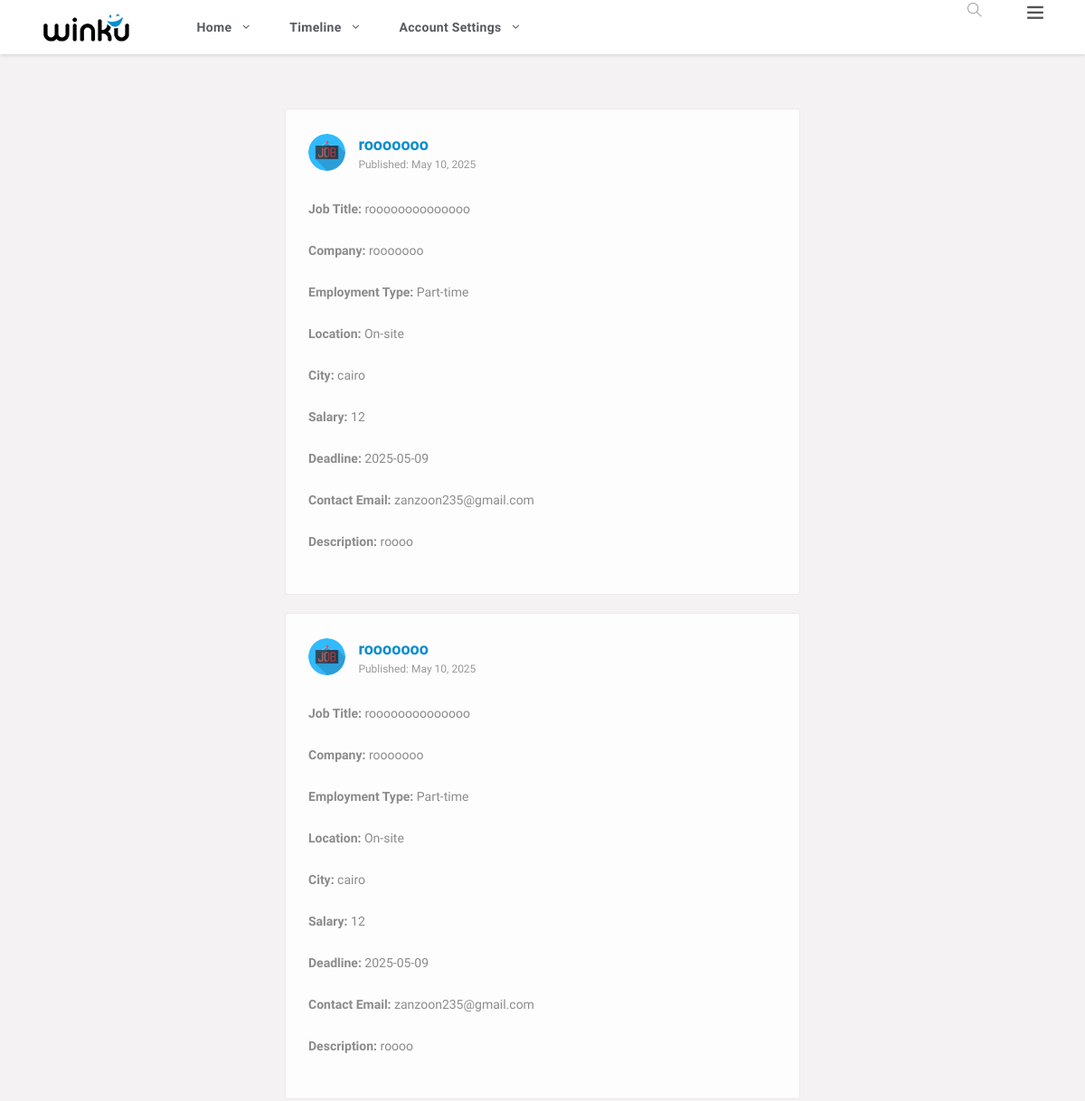
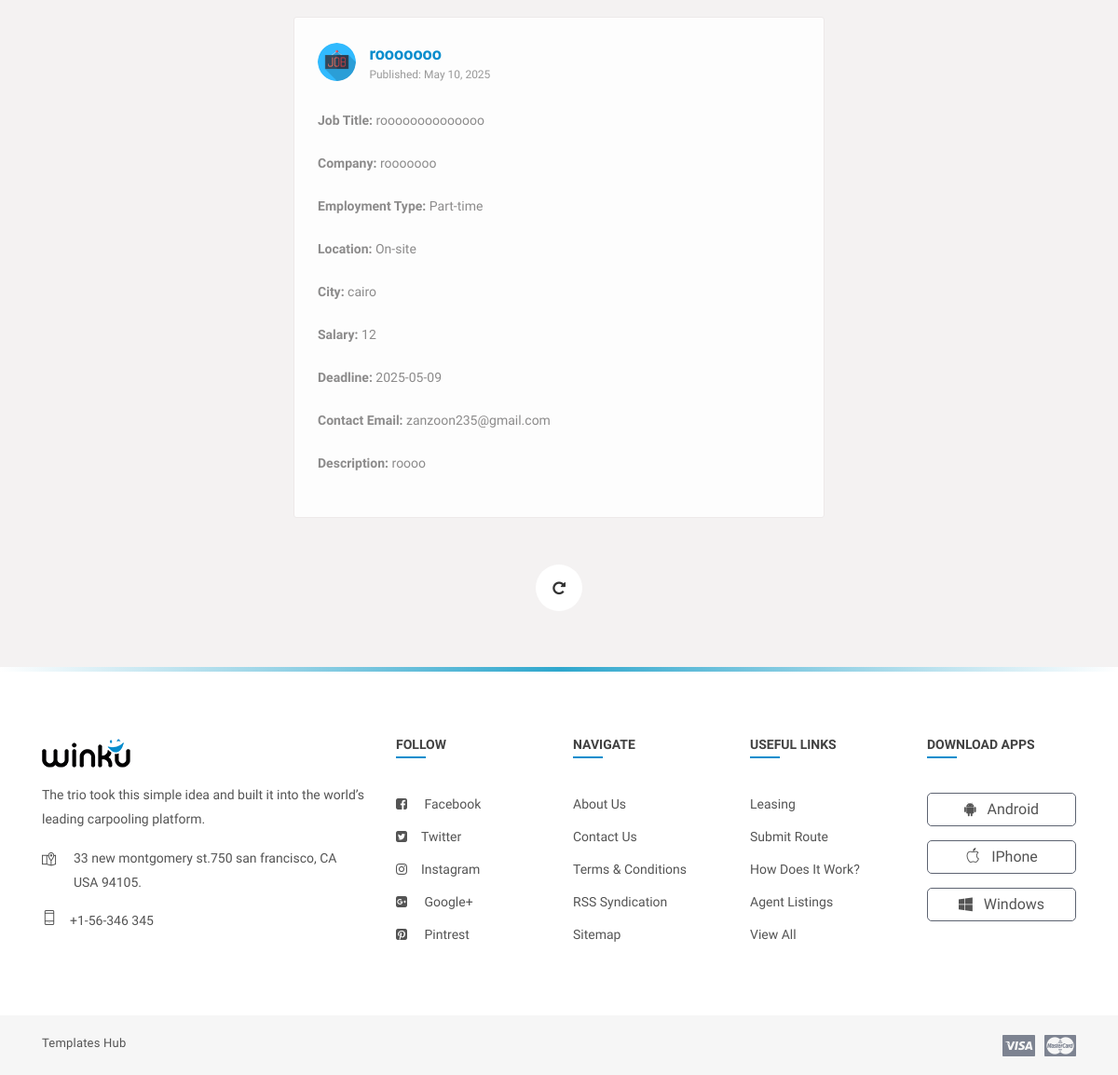
/linkedIn/Views/Job/jobsEmp.php (signed in), run on the app's committed database (2 pictures, top to bottom).
### tables this page shows
CREATE TABLE `jobs` (
  `id` int(11) NOT NULL,
  `jobTitle` varchar(50) NOT NULL,
  `companyName` varchar(50) NOT NULL,
  `jobDescription` text NOT NULL,
  `employmentType` enum('Full-time','Part-time','Contract','Internship','Freelance') NOT NULL,
  `location` enum('On-site','Remote','Hybrid','') NOT NULL,
  `city` varchar(100) NOT NULL,
  `salary` decimal(10,0) NOT NULL,
  `applicationDeadline` date NOT NULL,
  `contactEmail` varchar(100) NOT NULL,
  `createdAt` date NOT NULL DEFAULT current_timestamp(),
  `empId` int(11) NOT NULL
);

### linkedIn/Controllers/DBController.php (called while the page is built, shortened)
<?php
class DBController
{
    public $dbHost = "localhost";
    public $dbUser = "root";
    public $dbPassword = "";
    public $dbName = "linkedin";
    public $connection;
    public function __construct() {
        try {
            $this->connection = new mysqli($this->dbHost, $this->dbUser, $this->dbPassword, $this->dbName);
        } catch (Exception $e) {
            error_log("Error in DBController: " . $e->getMessage());
            throw $e;
        }
    }
    public function openConnection()
    {
        $this->connection = new mysqli($this->dbHost, $this->dbUser, $this->dbPassword, $this->dbName);
        if ($this->connection->connect_error) {
            echo "Error in Connection : " . $this->connection->connect_error;
            return false;
        } else {
            return true;
        }
    }
    public function select($qry)
    {
        $result = $this->connection->query($qry);
        if (!$result) {
            echo "Error : " . mysqli_error($this->connection);
            return false;
        } else {
            return $result->fetch_all(MYSQLI_ASSOC);
        }
    }
}
?>

### linkedIn/Controllers/JobController.php (called while the page is built, shortened)
<?php
require_once 'DBController.php';
class JobController
{
    public function getAllJobs()
    {
        $this->db = new DBController();
        if ($this->db->openConnection()) {
            $query = "SELECT jobs.id,jobs.jobTitle, jobs.companyName,jobs.jobDescription,jobs.employmentType,jobs.location,jobs.city,jobs.salary,
                        jobs.applicationDeadline,jobs.contactEmail,jobs.createdAt FROM jobs";
            return $this->db->select($query);
        } else {
            echo "Error in Database Connection";
            return false;
        }
    }
}

### linkedIn/Views/Job/jobsEmp.php (the view, shortened to what this page needs)
<?php
require_once '../../Controllers/JobController.php';
$jobcontroller = new JobController();
$Jobs = $jobcontroller->getAllJobs();
?>
<!DOCTYPE html>
<html lang="en">
<head>
    <link rel="stylesheet" href="../../../Assets/css/main.min.css">
    <link rel="stylesheet" href="../../../Assets/css/style.css">
    <link rel="stylesheet" href="../../../Assets/css/color.css">
    <link rel="stylesheet" href="../../../Assets/css/responsive.css">
</head>
<body>
<div class="theme-layout">
<?php require_once '../shared/header.php'; ?>
	<section>
		<div class="gap gray-bg">
			<div class="container-fluid">
				<div class="row">
					<div class="col-lg-12">
						<div class="row" id="page-contents">
							<div class="col-lg-3">
							</div>
							<div class="col-lg-6">
<div class="loadMore">
	<?php if(!empty($Jobs)):?>
	<?php
	foreach($Jobs as $job):
	?>
	<div class="central-meta item">
		<div class="user-post">
			<div class="friend-info">
				<figure>
					<img src="../../Assets/images/job2.png" alt="">
				</figure>
				<div class="friend-name">
					<ins><a href="#" title=""><?php echo $job['companyName']?></a></ins>
					<span>Published: <?= date("F j, Y", strtotime($job['created_at'] ?? 'now')) ?></span>
				</div>
				<div class="post-meta">
					<div class="description">
					<p><strong>Job Title:</strong> <?= htmlspecialchars($job['jobTitle']) ?></p>
					<p><strong>Company:</strong> <?= htmlspecialchars($job['companyName']) ?></p>
					<p><strong>Employment Type:</strong> <?= htmlspecialchars($job['employmentType']) ?></p>
					<p><strong>Location:</strong> <?= htmlspecialchars($job['location']) ?></p>
					<p><strong>City:</strong> <?= htmlspecialchars($job['city']) ?></p>
					<p><strong>Salary:</strong> <?= htmlspecialchars($job['salary']) ?></p>
					<p><strong>Deadline:</strong> <?= htmlspecialchars($job['applicationDeadline']) ?></p>
					<p><strong>Contact Email:</strong> <?= htmlspecialchars($job['contactEmail']) ?></p>
					<p><strong>Description:</strong> <?= htmlspecialchars($job['jobDescription']) ?></p>
				    </div>
				</div>
			</div>
		</div>
	</div>
	<?php endforeach; ?>
	<?php else:?>
		<p>No posts found </p>
	<?php endif;?>
</div>
							</div>
						</div>
					</div>
				</div>
			</div>
		</div>
	</section>
	<footer>
		<div class="container">
			<div class="row">
				<div class="col-lg-4 col-md-4">
					<div class="widget">
						<div class="foot-logo">
							<div class="logo">
								<a href="index-2.html" title=""><img src="images/logo.png" alt=""></a>
							</div>
							<p>
								The trio took this simple idea and built it into the world’s leading carpooling platform.
							</p>
						</div>
						<ul class="location">
							<li>
								<i class="ti-map-alt"></i>
								<p>33 new montgomery st.750 san francisco, CA USA 94105.</p>
							</li>
							<li>
								<i class="ti-mobile"></i>
								<p>+1-56-346 345</p>
							</li>
						</ul>
					</div>
				</div>
				<div class="col-lg-2 col-md-4">
					<div class="widget">
						<div class="widget-title"><h4>follow</h4></div>
						<ul class="list-style">
							<li><i class="fa fa-facebook-square"></i> <a href="https://web.facebook.com/shopcircut/" title="">facebook</a></li>
							<li><i class="fa fa-twitter-square"></i><a href="https://twitter.com/login?lang=en" title="">twitter</a></li>
							<li><i class="fa fa-instagram"></i><a href="https://www.instagram.com/?hl=en" title="">instagram</a></li>
							<li><i class="fa fa-google-plus-square"></i> <a href="https://plus.google.com/discover" title="">Google+</a></li>
							<li><i class="fa fa-pinterest-square"></i> <a href="https://www.pinterest.com/" title="">Pintrest</a></li>
						</ul>
					</div>
				</div>
				<div class="col-lg-2 col-md-4">
					<div class="widget">
						<div class="widget-title"><h4>Navigate</h4></div>
						<ul class="list-style">
							<li><a href="about.html" title="">about us</a></li>
							<li><a href="contact.html" title="">contact us</a></li>
							<li><a href="terms.html" title="">terms & Conditions</a></li>
							<li><a href="#" title="">RSS syndication</a></li>
							<li><a href="sitemap.html" title="">Sitemap</a></li>
						</ul>
					</div>
				</div>
				<div class="col-lg-2 col-md-4">
					<div class="widget">
						<div class="widget-title"><h4>useful links</h4></div>
						<ul class="list-style">
							<li><a href="#" title="">leasing</a></li>
							<li><a href="#" title="">submit route</a></li>
							<li><a href="#" title="">how does it work?</a></li>
							<li><a href="#" title="">agent listings</a></li>
							<li><a href="#" title="">view All</a></li>
						</ul>
					</div>
				</div>
				<div class="col-lg-2 col-md-4">
					<div class="widget">
						<div class="widget-title"><h4>download apps</h4></div>
						<ul class="colla-apps">
							<li><a href="https://play.google.com/store?hl=en" title=""><i class="fa fa-android"></i>android</a></li>
							<li><a href="https://www.apple.com/lae/ios/app-store/" title=""><i class="ti-apple"></i>iPhone</a></li>
							<li><a href="https://www.microsoft.com/store/apps" title=""><i class="fa fa-windows"></i>Windows</a></li>
						</ul>
					</div>
				</div>
			</div>
		</div>
	</footer>
	<div class="bottombar">
		<div class="container">
			<div class="row">
				<div class="col-md-12">
					<span class="copyright"><a target="_blank" href="https://www.templateshub.net">Templates Hub</a></span>
					<i><img src="images/credit-cards.png" alt=""></i>
				</div>
			</div>
		</div>
	</div>
</div>
</body>
</html>

### linkedIn Repo/Assets/css/color.css (style rules this page uses)
.product-carousel .owl-nav .owl-prev::before, .product-carousel .owl-nav .owl-next::before, .product-caro .owl-prev:hover:before, .product-caro .owl-next:hover:before, .log-reg-area form .forgot-pwd, .log-reg-area form .already-have, .log-reg-area > p a, .top-area > ul > li > a > span, .timeline-info > ul li a.active, .timeline-info > ul li a:hover, .dropdowns > a.more-mesg, .activity-meta > h6 a, .activity-meta > span a:hover, .friend-name > ins, .description > p a, .we-reply, .sidebar .widget li:hover > a, .sidebar .widget li:hover > i, .friend-meta > a, .user-setting > a:hover, .we-comet li a.showmore, .twiter-feed > li p a, .tutor-links > li i, .tutor-links > li:hover, .pepl-info > span, .page-meta > a, .frnds .nav-tabs .nav-item a.active, .f-title i, #work > div a, .basics > li i, .education > li i, .groups > span i, a.forgot-pwd, .friend-meta > h4 a:hover, .x_title > h2, .post-meta .detail > span, .add-btn > a:hover, .top-area > ul.main-menu > li > ul li a:hover, .dropdowns.active > a i, .user-setting > a i, .form-group input.form-file ~ .control-label, .form-group input.has-value ~ .control-label, .form-group input:focus ~ .control-label, .form-group input:valid ~ .control-label, .form-group select ~ .control-label, .form-group textarea.form-file ~ .control-label, .form-group textarea.has-value ~ .control-label, .form-group textarea:focus ~ .control-label, .form-group textarea:valid ~ .control-label, .flaged > h3, .invition .friend-meta a.invite:hover, .more-optns > ul li:hover, .post-title > h4 a:hover, .post-title .p-date a:hover, .l-post .l-post-meta > h4 a:hover, .read:hover, blockquote, .tags > a:hover, .comment-titles > span, .help-list > ul li a:hover i, .carrer-title > h2 > span, .carrer-title > span a, .open-position > h4 a:hover, .option-set.icon-style > li > a.selected, .category-box > i, .getquot-baner > a, .branches-box > ul li i, .help-topic-result > h2 a:hover, .product-name > h5 a:hover, .full-postmeta .shopnow, .prices.style2 ins span, .single-btn > li > a.active, .total-box > ul > li.final-total, .logout-meta > p a, .forum-list table tbody tr td i, .forum-list table tbody tr td a, .widget ul.recent-topics > li > i, .date-n-reply > a, .topic-data > span, .help-list > ul li a:hover, .employer-info h2, .job-detail > ul li i, .company-intro > a { color: #088dcd; }
#nprogress .bar, .timeline-info > ul li a::before, .add-btn > a, .activitiez > li::before, form button, .colla-apps > li a:hover, a.underline:before, .setting-row input:checked + label, .user-avatar:hover .edit-phto, .error-meta > a, .color-bg, .add-butn, .nav.nav-tabs.likes-btn > li a.active, a.dislike-btn, .drop > a:hover, .btn-view.btn-load-more:hover, .accordion .card h5 button[aria-expanded="true"], .chat-head, .f-page > figure em, .inbox-panel-head > ul > li > a, .nav-tabs--left .nav-link.active, .nav-tabs--left .nav-link.active:hover, footer .widget-title h4::before, #topcontrol, .sidebar .widget-title::before, .f-title::before, .g-post-classic > figure > i::after, .purify > a, .help-list > a:hover, .open-position::before, .info > a, .category-box:hover, .category-box.selected, a.main-btn, .section-heading::before, .getquot-baner, .more-branches > h4::before, .is-helpful > a, .cart-optionz > li > a:hover, .paginationz > li a:hover, .paginationz > li a.active, .shopping-cart, a.btn2:hover, .form-submit > input[type="submit"], button.submit-checkout, .delete-cart:hover, .proceed .button, .amount-area .update-cart, a.addnewforum, .apply-bttons > a { background: #088dcd; }

### linkedIn Repo/Assets/css/responsive.css (style rules this page uses)
@media screen and (max-width: 1281px) and (min-width: 1024px) { footer .widget-title h4 { font-size: 14px; } }

### data on the page
jobs: companyName "rooooooo", created_at "May 10, 2025", jobTitle "roooooooooooooo", employmentType "Part-time", location "On-site", city "cairo", salary "12", applicationDeadline "2025-05-09", contactEmail "zanzoon235@gmail.com", jobDescription "roooo"
jobs: companyName "rooooooo", created_at "May 10, 2025", jobTitle "roooooooooooooo", employmentType "Part-time", location "On-site", city "cairo", salary "12", applicationDeadline "2025-05-09", contactEmail "zanzoon235@gmail.com", jobDescription "roooo"
jobs: companyName "rooooooo", created_at "May 10, 2025", jobTitle "roooooooooooooo", employmentType "Part-time", location "On-site", city "cairo", salary "12", applicationDeadline "2025-05-09", contactEmail "zanzoon235@gmail.com", jobDescription "roooo"
